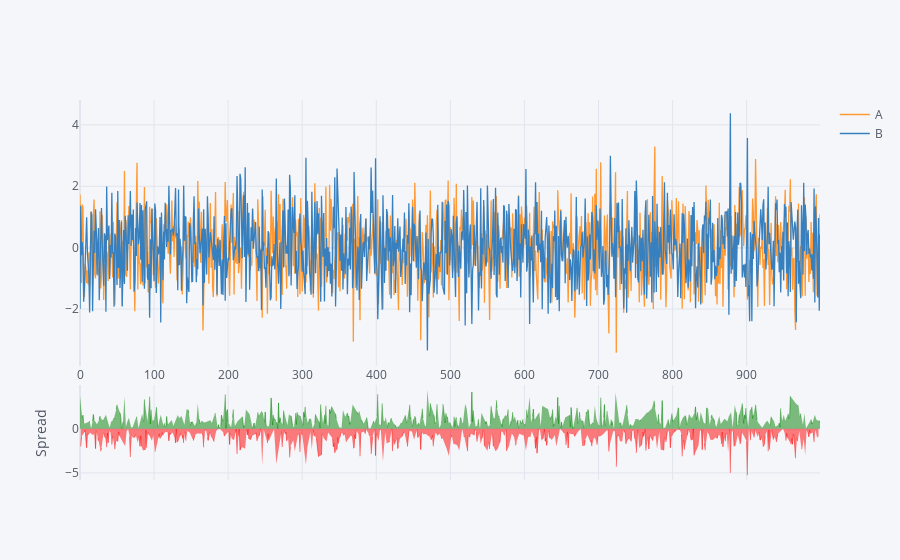

Write notebook code for a chart like this one.
### Code cell
df[["A", "B"]].iplot(kind = "spread")

### Figure 1 — Plotly figure (JSON) as saved in the notebook; plotly's stock layout.template omitted (floating-point values rounded to 4 significant figures; data arrays with more than 128 entries replaced by an {"elided": "..."} marker saying what was removed)
{"data": [{"line": {"color": "rgba(255, 153, 51, 1.0)", "dash": "solid", "shape": "linear", "width": 1.3}, "mode": "lines", "name": "A", "text": "", "type": "scatter", "x": {"elided": "1000 int values"}, "y": {"elided": "1000 float values"}}, {"line": {"color": "rgba(55, 128, 191, 1.0)", "dash": "solid", "shape": "linear", "width": 1.3}, "mode": "lines", "name": "B", "text": "", "type": "scatter", "x": {"elided": "1000 int values"}, "y": {"elided": "1000 float values"}}, {"connectgaps": false, "fill": "tozeroy", "line": {"color": "green", "dash": "solid", "shape": "linear", "width": 0.5}, "mode": "lines", "name": "Spread", "showlegend": false, "type": "scatter", "x": {"elided": "1000 int values"}, "xaxis": "x2", "y": {"elided": "1000 mixed values"}, "yaxis": "y2"}, {"connectgaps": false, "fill": "tozeroy", "line": {"color": "red", "dash": "solid", "shape": "linear", "width": 0.5}, "mode": "lines", "name": "Spread", "showlegend": false, "type": "scatter", "x": {"elided": "1000 int values"}, "xaxis": "x2", "y": {"elided": "1000 mixed values"}, "yaxis": "y2"}], "layout": {"hovermode": "x", "legend": {"bgcolor": "#F5F6F9", "font": {"color": "#4D5663"}}, "paper_bgcolor": "#F5F6F9", "plot_bgcolor": "#F5F6F9", "title": {"font": {"color": "#4D5663"}}, "xaxis": {"gridcolor": "#E1E5ED", "showgrid": true, "tickfont": {"color": "#4D5663"}, "title": {"font": {"color": "#4D5663"}, "text": ""}, "zerolinecolor": "#E1E5ED"}, "xaxis2": {"anchor": "y2", "gridcolor": "#E1E5ED", "showgrid": true, "showticklabels": false, "tickfont": {"color": "#4D5663"}, "title": {"font": {"color": "#4D5663"}, "text": ""}, "zerolinecolor": "#E1E5ED"}, "yaxis": {"domain": [0.3, 1], "gridcolor": "#E1E5ED", "showgrid": true, "tickfont": {"color": "#4D5663"}, "title": {"font": {"color": "#4D5663"}, "text": ""}, "zerolinecolor": "#E1E5ED"}, "yaxis2": {"domain": [0, 0.25], "gridcolor": "#E1E5ED", "showgrid": true, "tickfont": {"color": "#4D5663"}, "title": {"font": {"color": "#4D5663"}, "text": "Spread"}, "zerolinecolor": "#E1E5ED"}}}
